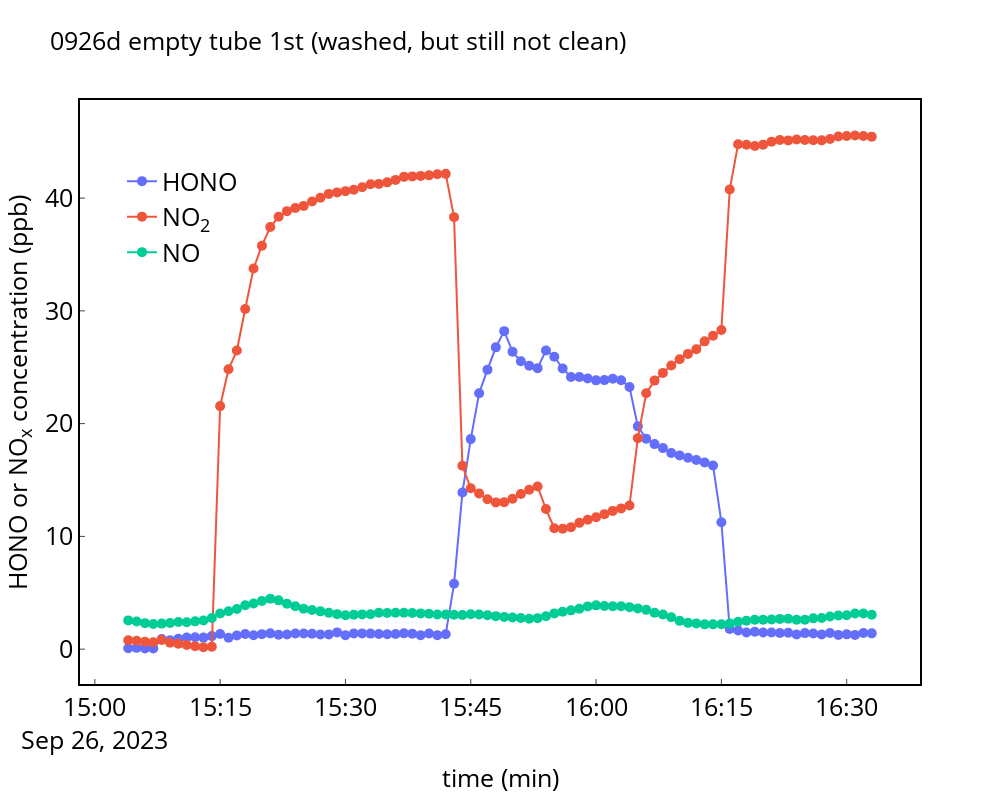

The code cell stored with this chart in its notebook:
### Markdown cell above
exp 0926c	solution 0925a	nitrate+DHB

          26/09/2023 12:00:26	

          26/09/2023 12:09:50	LIGHTS ON 	1150*2 ml min-1 N2

          26/09/2023 12:40:55	add half O2	N2 = 1150 ml min-1

                    O2=1150 ml min-1 

          26/09/2023 13:10:42	ONLY N2	
          
                            
          26/09/2023 14:21:01	cwft in line	N2 = 1150 ml min-1

          26/09/2023 14:25:32	lights on 	O2=1150 ml min-1 

          26/09/2023 14:37:16	lights off	

          26/09/2023 14:40:47	bypass chamber

### Code cell
df=pd.merge(pd.merge(pd.merge(df_hono_icad,df_no2_icad,on='date_time'),df_nox_t200,on='date_time'),df_rh,on='date_time')
# df=pd.merge(pd.merge(df_hono_icad,df_no2_icad,on='date_time'),df_nox_t200,on='date_time')

# correct HONO background
print(df[df['date_time'] == '2023-09-26 15:14:00'])

# df.hono=df.hono-df.hono[46:76].mean()
time_start=401-10
# df=df[time_start:time_start+10+41+10]
df=df[time_start:time_start+90]

x_minutes=(df['date_time'] - df['date_time'][time_start]).dt.total_seconds().div(60).astype(int)
df['x_minutes']=x_minutes

fig_1= go.Figure()
fig_1.add_trace(go.Scatter(x= df.date_time,y=df.hono,yaxis = "y1",mode='markers+lines',marker_size=10,line_width=2,name="HONO"))
fig_1.add_trace(go.Scatter(x= df.date_time,y=df.no2,yaxis = "y1",mode='markers+lines',marker_size=10,line_width=2,name="NO<sub>2</sub>"))
fig_1.add_trace(go.Scatter(x= df.date_time,y=df.no,yaxis = "y1",mode='markers+lines',marker_size=10,line_width=2,name="NO"))
# fig_1.add_trace(go.Scatter(x= df.date_time,y=df.no+df.no2+df.hono,yaxis = "y1",mode='markers+lines',marker_size=10,line_width=2,name="no"))
fig_1.update_layout(title='0926d empty tube 1st (washed, but still not clean)',titlefont=dict(color="black",size=25))
# fig_1.update_layout( bargap=0)
fig_1.update_layout(
  plot_bgcolor = 'white',paper_bgcolor = 'white',autosize=False,width=1000, height=800,
    xaxis=dict( title="time (min)",titlefont=dict(color="black",size=25),showline=True, mirror= True,tickfont=dict(color='black',size=25 ),linecolor="black", linewidth=2,ticks='inside'),
    yaxis=dict( title='HONO or NO<sub>x</sub> concentration (ppb)', 
              #  range=[-2,100],
               titlefont=dict(color="black",size=25),mirror= True,tickfont=dict(color='black',size=25 ),linecolor="black", linewidth=2,ticks='inside'),
    yaxis2=dict(title='',titlefont=dict(color="black",size=25),tickfont=dict(color="black" ,size=25),ticks='inside',anchor="free",overlaying="y", side="right", position=1, linecolor="black", linewidth=2,showticklabels = True) )
fig_1.update_layout(legend=dict(yanchor="top",y=0.9 ,xanchor="left",x=0.05,  font=dict( size=25,color="black")))
fig_1.update_layout(xaxis=dict(showgrid=False),
              yaxis=dict(showgrid=False)
)

# fig_1.add_vrect(
#     x0=11, x1=11+32,
#     fillcolor="yellow", opacity=0.3,
#     layer="below", line_width=0,
# )

config = {'displayModeBar': True}

fig_1.show(config=config)
# fig_1.to_image('3.jpeg')
